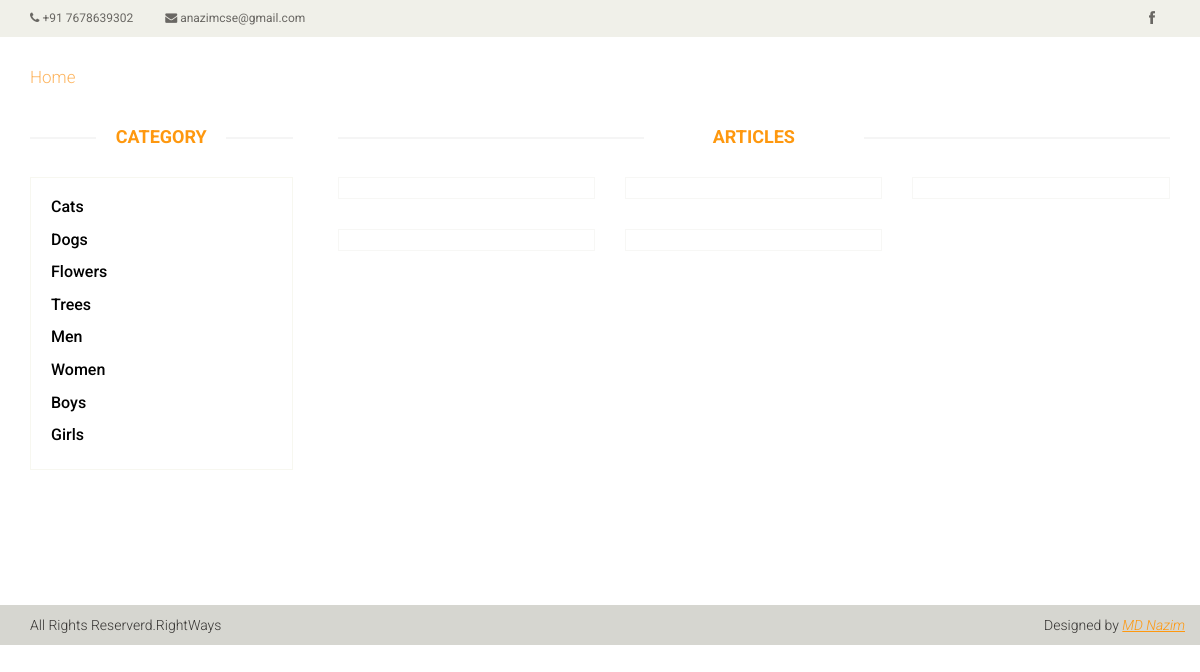
The page / on the database its author committed.
### tables this page shows
CREATE TABLE `categories` (
  `id` int(11) NOT NULL,
  `category_name` varchar(50) NOT NULL,
  `category_detail` text,
  `category_image` text,
  `category_code` varchar(50) NOT NULL,
  `added_by` int(11) NOT NULL,
  `status` tinyint(2) NOT NULL DEFAULT '0'
);

### application/controllers/Home.php (called while the page is built, shortened)
<?php
class Home extends CI_Controller {
	public function __construct()
	{
		$this->load->helper("url");
		$this->load->helper("form");
		$this->load->library("form_validation");
		$this->load->library("session");
		$this->load->model("Common");
		$this->load->model("Article_model");
    }
    public function index()
	{
		    $select ='*'; $from='categories'; $where = array('status'=>1);
		    $data['categories'] = $this->Common->SelectResult($select,$from,$where);
		    $data['articles'] = $this->Article_model->get_random_articles();
			$this->load->view('web/helpers/header_view');
		    $this->load->view('web/index_view',$data);
		    $this->load->view('web/helpers/footer_view');
	}
}

### index.php (called while the page is built, shortened)
<?php
require_once BASEPATH.'core/CodeIgniter.php';

### application/models/Common.php (called while the page is built, shortened)
<?php
class Common extends CI_Model {
	    public function SelectResult($select,$from,$where)
		{
			$this->db->select($select);
			$this->db->from($from);
			$this->db->where($where);
			$result= $this->db->get()->result();
			return $result;
		}
}
?>

### application/views/web/index_view.php (the view, shortened to what this page needs)
<section>
	<div class="container">
		<div class="row">
			<div class="col-sm-3">
				<div class="left-sidebar">
					<h2>Category</h2>
					<div class="panel-group category-products" id="myDIV">
					<?php $color='';foreach($categories as $row) {
							if($this->uri->segment(3)==$row->id) {
							$color="#e94925";
							}
							else {
							$color="black";
							}
						?>
						<div class="panel panel-default">
							<div class="panel-heading" >
								<a href="<?php echo base_url();?>Home/view_gallery/<?php echo $row->id;?>"><h4 style="color:<?php echo $color;?>" class="panel-title anchor color_default " ><?php echo $row->category_name;?></h4></a>
							</div>
						</div>
					<?php } ?>
					</div>
				</div>
			</div>
			<div class="col-sm-9 padding-right append_div">
				<h2 class="title text-center" id="cat_name">Articles</h2>
				<div class="features_items article_list">
					<?php foreach($articles as $value) { ?>
					 <div class="col-sm-4">
						<div class="product-image-wrapper">
							<div class="single-products">
									<div class="productinfo text-center">
									</div>
							</div>
						</div>
					</div>
					<?php } ?>
				</div>
			</div>
		</div>
	</div>
</section>
<br/><br/><br/><br/><br/>

### assets/gallery/css/main.css (style rules this page uses)
body { font-family: 'Roboto', sans-serif; background:; position: relative; font-weight:400px; }
a { -webkit-transition: 300ms; -moz-transition: 300ms; -o-transition: 300ms; transition: 300ms; }
h1, h2, h3, h4, h5, h6 { font-family: 'Roboto', sans-serif; }
.category-products { border: 1px solid #F7F7F0; margin-bottom: 35px; padding-bottom: 20px; padding-top: 15px; }
.left-sidebar h2, .brands_products h2 { color: #FE980F; font-family: 'Roboto', sans-serif; font-size: 18px; font-weight: 700; margin: 0 auto 30px; text-align: center; text-transform: uppercase; position: relative; z-index:3; }
.left-sidebar h2:after, h2.title:after { content: " "; position: absolute; border: 1px solid #f5f5f5; bottom:8px; left: 0; width: 100%; height: 0; z-index: -2; }
.left-sidebar h2:before { content: " "; position: absolute; background: #fff; bottom: -6px; width: 130px; height: 30px; z-index: -1; left: 50%; margin-left: -65px; }
h2.title:before { content: " "; position: absolute; background: #fff; bottom: -6px; width: 220px; height: 30px; z-index: -1; left: 50%; margin-left: -110px; }
.category-products .panel { background-color: #FFFFFF; border: 0px; border-radius: 0px; box-shadow:none; margin-bottom: 0px; }
.category-products .panel-default .panel-heading { background-color: #FFFFFF; border: 0 none; color: #FFFFFF; padding: 5px 20px; }
.padding-right { padding-right: 0; }
.features_items { overflow:hidden; }
h2.title { color: #FE980F; font-family: 'Roboto', sans-serif; font-size: 18px; font-weight: 700; margin: 0 15px; text-transform: uppercase; margin-bottom: 30px; position: relative; }
.product-image-wrapper { border:1px solid #F7F7F5; overflow: hidden; margin-bottom:30px; }
.single-products { position: relative; }
.productinfo { position:relative; }

### application/views/web/helpers/header_view.php (style rules this page uses)
.color_default { color:black; }

### rows shown on the page
categories: category_name "Cats"
categories: category_name "Dogs"
categories: category_name "Flowers"
categories: category_name "Trees"
categories: category_name "Men"
categories: category_name "Women"
categories: category_name "Boys"
categories: category_name "Girls"
